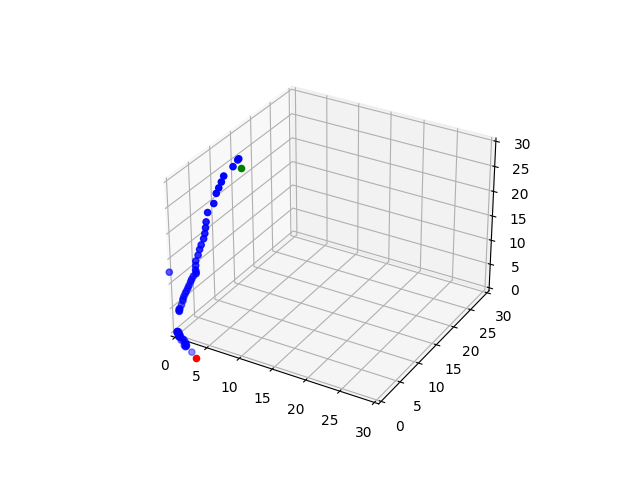
#> input picture surgical-tracking-last-version/triangulated_trajectory.png, 640 x 480 px
$ python -i point_detector.py   (imports and definitions only)
#> lines starting #> are read from the running program, lines starting #| are printed output that depends on the picture; after the words box and inside, x2 and y2 are one past the last pixel; in counts of white or black regions, pixels touching at a corner belong together
#> further down, picture is the input picture: shape (480, 640, 3); mean B, G, R 249.1, 248.1, 248.1
import cv2
import numpy as np

class PointDetector:
    def __init__(self):
        pass

    def detect_red_objects(self, frame):
        # Convert the frame from BGR to HSV color space
        hsv_frame = cv2.cvtColor(frame, cv2.COLOR_BGR2HSV)
#> hsv_frame: shape (480, 640, 3); mean H, S, V 0.7, 1.1, 249.2

        # Define the range for red color in HSV
        lower_red = np.array([0, 100, 100])
        upper_red = np.array([10, 255, 255])

        # Create a mask for the red color
        red_mask = cv2.inRange(hsv_frame, lower_red, upper_red)
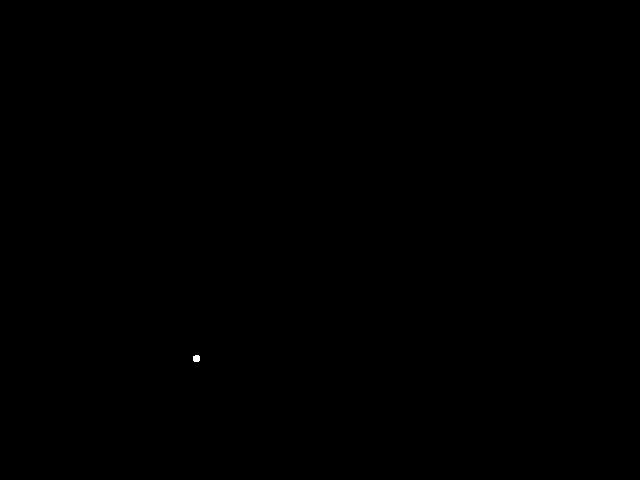
#> red_mask: shape (480, 640); 0.01% white; 1 white region

        # Find contours in the red mask
        contours, _ = cv2.findContours(red_mask, cv2.RETR_EXTERNAL, cv2.CHAIN_APPROX_SIMPLE)
#> contours = 1 contour; box (x1, y1, x2, y2) and area: (193, 355, 200, 362) 33

        # Draw contours on the original frame
        cv2.drawContours(frame, contours, -1, (0, 255, 0), 2)
#> frame: shape (480, 640, 3); 0.02% of pixels changed, all inside (x1, y1, x2, y2) = (192, 354, 201, 363)

        # Get the coordinates of the centers of the detected red contours
        red_centers = []
        for contour in contours:
            # Calculate the center of the contour
            M = cv2.moments(contour)
            if M["m00"] != 0:
                cX = int(M["m10"] / M["m00"])
                cY = int(M["m01"] / M["m00"])
                red_centers.append((cX, cY))
                # Draw a small circle at the center
                cv2.circle(frame, (cX, cY), 5, (255, 255, 255), -1)
#> this loop made 1 pass
#> (cX, cY) on pass 1: (196, 358)
#> frame: shape (480, 640, 3); mean B, G, R 249.2, 248.2, 248.1
#> after the loop, red_centers = [(196, 358)]

        return frame, red_centers

>>> import cv2
>>> picture = cv2.imread('surgical-tracking-last-version/triangulated_trajectory.png')
>>> result = PointDetector().detect_red_objects(picture)
